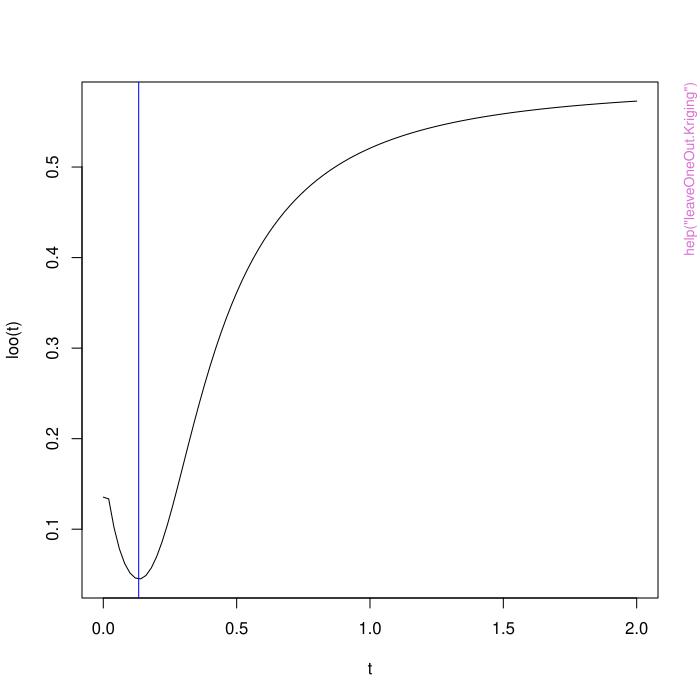

This figure's R source:
pkgname <- "rlibkriging"
source(file.path(R.home("share"), "R", "examples-header.R"))
options(warn = 1)
library('rlibkriging')

base::assign(".oldSearch", base::search(), pos = 'CheckExEnv')
base::assign(".old_wd", base::getwd(), pos = 'CheckExEnv')
cleanEx()
nameEx("as.list.Kriging")
### * as.list.Kriging

flush(stderr()); flush(stdout())

### Name: as.list.Kriging
### Title: List Kriging object content
### Aliases: as.list.Kriging as.list,Kriging,Kriging-method

### ** Examples

f = function(x) 1-1/2*(sin(12*x)/(1+x)+2*cos(7*x)*x^5+0.7)
set.seed(123)
X <- as.matrix(runif(5))
y <- f(X)
r <- Kriging(y, X, "gauss")
l = as.list(r)
cat(paste0(names(l)," =" ,l,collapse="\n"))



cleanEx()
nameEx("as_km.Kriging")
### * as_km.Kriging

flush(stderr()); flush(stdout())

### Name: as_km.Kriging
### Title: Convert a "Kriging" object to a DiceKriging::km one.
### Aliases: as_km.Kriging as_km,Kriging,Kriging-method

### ** Examples

f = function(x) 1-1/2*(sin(12*x)/(1+x)+2*cos(7*x)*x^5+0.7)
set.seed(123)
X <- as.matrix(runif(5))
y <- f(X)
r <- Kriging(y, X, "gauss")
print(r)
k <- as_km(r)
print(k)



cleanEx()
nameEx("as_km.default")
### * as_km.default

flush(stderr()); flush(stdout())

### Name: as_km.default
### Title: Build a DiceKriging "km" like object.
### Aliases: as_km.default

### ** Examples

# a 16-points factorial design, and the corresponding response
d <- 2; n <- 16
design.fact <- expand.grid(x1=seq(0,1,length=4), x2=seq(0,1,length=4))
y <- apply(design.fact, 1, DiceKriging::branin) 

#library(DiceKriging)
# kriging model 1 : matern5_2 covariance structure, no trend, no nugget effect
#m1 <- km(design=design.fact, response=y,covtype = "gauss",parinit = c(.5,1),control = list(trace=F))
as_m1 <- as_km(design=design.fact, response=y,covtype = "gauss",parinit = c(.5,1))



cleanEx()
nameEx("leaveOneOut.Kriging")
### * leaveOneOut.Kriging

flush(stderr()); flush(stdout())

### Name: leaveOneOut.Kriging
### Title: Compute leave-One-Out of Kriging model
### Aliases: leaveOneOut.Kriging leaveOneOut,Kriging,Kriging-method

### ** Examples

f = function(x) 1-1/2*(sin(12*x)/(1+x)+2*cos(7*x)*x^5+0.7)
set.seed(123)
X <- as.matrix(runif(5))
y <- f(X)
r <- Kriging(y, X, "gauss",objective="LOO")
print(r)
loo = function(theta) leaveOneOut(r,theta)$leaveOneOut
t = seq(0.0001,2,,101)
  plot(t,loo(t),type='l')
  abline(v=as.list(r)$theta,col='blue')



cleanEx()
nameEx("logLikelihood.Kriging")
### * logLikelihood.Kriging

flush(stderr()); flush(stdout())

### Name: logLikelihood.Kriging
### Title: Compute log-Likelihood of Kriging model
### Aliases: logLikelihood.Kriging logLikelihood,Kriging,Kriging-method

### ** Examples

f = function(x) 1-1/2*(sin(12*x)/(1+x)+2*cos(7*x)*x^5+0.7)
set.seed(123)
X <- as.matrix(runif(5))
y <- f(X)
r <- Kriging(y, X, "gauss")
print(r)
ll = function(theta) logLikelihood(r,theta)$logLikelihood
t = seq(0.0001,2,,101)
  plot(t,ll(t),type='l')
  abline(v=as.list(r)$theta,col='blue')



cleanEx()
nameEx("predict.Kriging")
### * predict.Kriging

flush(stderr()); flush(stdout())

### Name: predict.Kriging
### Title: Predict Kriging model at given points
### Aliases: predict.Kriging predict,Kriging,Kriging-method

### ** Examples

f = function(x) 1-1/2*(sin(12*x)/(1+x)+2*cos(7*x)*x^5+0.7)
  plot(f)
set.seed(123)
X <- as.matrix(runif(5))
y <- f(X)
  points(X,y,col='blue')
r <- Kriging(y, X, "gauss")
x = seq(0,1,,101)
p_x = predict(r, x)
  lines(x,p_x$mean,col='blue')
  lines(x,p_x$mean-2*p_x$stdev,col='blue')
  lines(x,p_x$mean+2*p_x$stdev,col='blue')



cleanEx()
nameEx("predict.as_km")
### * predict.as_km

flush(stderr()); flush(stdout())

### Name: predict.as_km
### Title: Overload DiceKriging::predict.km for as_km objects (expected
###   faster).
### Aliases: predict.as_km predict,as_km,as_km-method

### ** Examples

# a 16-points factorial design, and the corresponding response
d <- 2; n <- 16
design.fact <- expand.grid(x1=seq(0,1,length=4), x2=seq(0,1,length=4))
y <- apply(design.fact, 1, DiceKriging::branin) 

#library(DiceKriging)
# kriging model 1 : matern5_2 covariance structure, no trend, no nugget effect
#m1 <-      km(design=design.fact, response=y,covtype = "gauss",parinit = c(.5,1),control = list(trace=F))
as_m1 <- as_km(design=design.fact, response=y,covtype = "gauss",parinit = c(.5,1))
as_p = predict(as_m1,newdata=matrix(.5,ncol=2),type="UK",checkNames=FALSE,light.return=TRUE)



cleanEx()
nameEx("print.Kriging")
### * print.Kriging

flush(stderr()); flush(stdout())

### Name: print.Kriging
### Title: Print Kriging object content
### Aliases: print.Kriging print,Kriging,Kriging-method

### ** Examples

f = function(x) 1-1/2*(sin(12*x)/(1+x)+2*cos(7*x)*x^5+0.7)
set.seed(123)
X <- as.matrix(runif(5))
y <- f(X)
r <- Kriging(y, X, "gauss")
print(r)



cleanEx()
nameEx("simulate.Kriging")
### * simulate.Kriging

flush(stderr()); flush(stdout())

### Name: simulate.Kriging
### Title: Simulate (conditional) Kriging model at given points
### Aliases: simulate.Kriging simulate,Kriging,Kriging-method

### ** Examples

f = function(x) 1-1/2*(sin(12*x)/(1+x)+2*cos(7*x)*x^5+0.7)
  plot(f)
set.seed(123)
X <- as.matrix(runif(5))
y <- f(X)
  points(X,y,col='blue')
r <- Kriging(y, X, "gauss")
x = seq(0,1,,101)
s_x = simulate(r, nsim=3, x=x)
  lines(x,s_x[,1],col='blue')
  lines(x,s_x[,2],col='blue')
  lines(x,s_x[,3],col='blue')



cleanEx()
nameEx("simulate.as_km")
### * simulate.as_km

flush(stderr()); flush(stdout())

### Name: simulate.as_km
### Title: Overload DiceKriging::simulate.km for as_km objects (expected
###   faster).
### Aliases: simulate.as_km simulate,as_km,as_km-method

### ** Examples

f = function(x) 1-1/2*(sin(12*x)/(1+x)+2*cos(7*x)*x^5+0.7)
  plot(f)
set.seed(123)
X <- as.matrix(runif(5))
y <- f(X)
  points(X,y,col='blue')
k <- as_km(design=X, response=y,covtype = "gauss")
x = seq(0,1,,101)
s_x = simulate(k, nsim=3, newdata=x)
  lines(x,s_x[,1],col='blue')
  lines(x,s_x[,2],col='blue')
  lines(x,s_x[,3],col='blue')



cleanEx()
nameEx("update.Kriging")
### * update.Kriging

flush(stderr()); flush(stdout())

### Name: update.Kriging
### Title: Update Kriging model with new points
### Aliases: update.Kriging update,Kriging,Kriging-method

### ** Examples

f = function(x) 1-1/2*(sin(12*x)/(1+x)+2*cos(7*x)*x^5+0.7)
  plot(f)
set.seed(123)
X <- as.matrix(runif(5))
y <- f(X)
  points(X,y,col='blue')
r <- Kriging(y, X, "gauss")
x = seq(0,1,,101)
p_x = predict(r, x)
  lines(x,p_x$mean,col='blue')
  lines(x,p_x$mean-2*p_x$stdev,col='blue')
  lines(x,p_x$mean+2*p_x$stdev,col='blue')
newX <- as.matrix(runif(3))
newy <- f(newX)
  points(newX,newy,col='red')
update(r,newy,newX)
x = seq(0,1,,101)
p2_x = predict(r, x)
  lines(x,p2_x$mean,col='red')
  lines(x,p2_x$mean-2*p2_x$stdev,col='red')
  lines(x,p2_x$mean+2*p2_x$stdev,col='red')



cleanEx()
nameEx("update.as_km")
### * update.as_km

flush(stderr()); flush(stdout())

### Name: update.as_km
### Title: Overload DiceKriging::update.km methd for as_km objects
###   (expected faster).
### Aliases: update.as_km update,as_km,as_km-method

### ** Examples

f = function(x) 1-1/2*(sin(12*x)/(1+x)+2*cos(7*x)*x^5+0.7)
  plot(f)
set.seed(123)
X <- as.matrix(runif(5))
y <- f(X)
  points(X,y,col='blue')
k <- as_km(design=X, response=y,covtype = "gauss")
x = seq(0,1,,101)
p_x = predict(k, x)
  lines(x,p_x$mean,col='blue')
  lines(x,p_x$lower95,col='blue')
  lines(x,p_x$upper95,col='blue')
newX <- as.matrix(runif(3))
newy <- f(newX)
  points(newX,newy,col='red')
update(k,newy,newX)
x = seq(0,1,,101)
p2_x = predict(k, x)
  lines(x,p2_x$mean,col='red')
  lines(x,p2_x$lower95,col='red')
  lines(x,p2_x$upper95,col='red')



### * <FOOTER>
###
cleanEx()
options(digits = 7L)
base::cat("Time elapsed: ", proc.time() - base::get("ptime", pos = 'CheckExEnv'),"\n")
grDevices::dev.off()
###
### Local variables: ***
### mode: outline-minor ***
### outline-regexp: "\\(> \\)?### [*]+" ***
### End: ***
quit('no')
